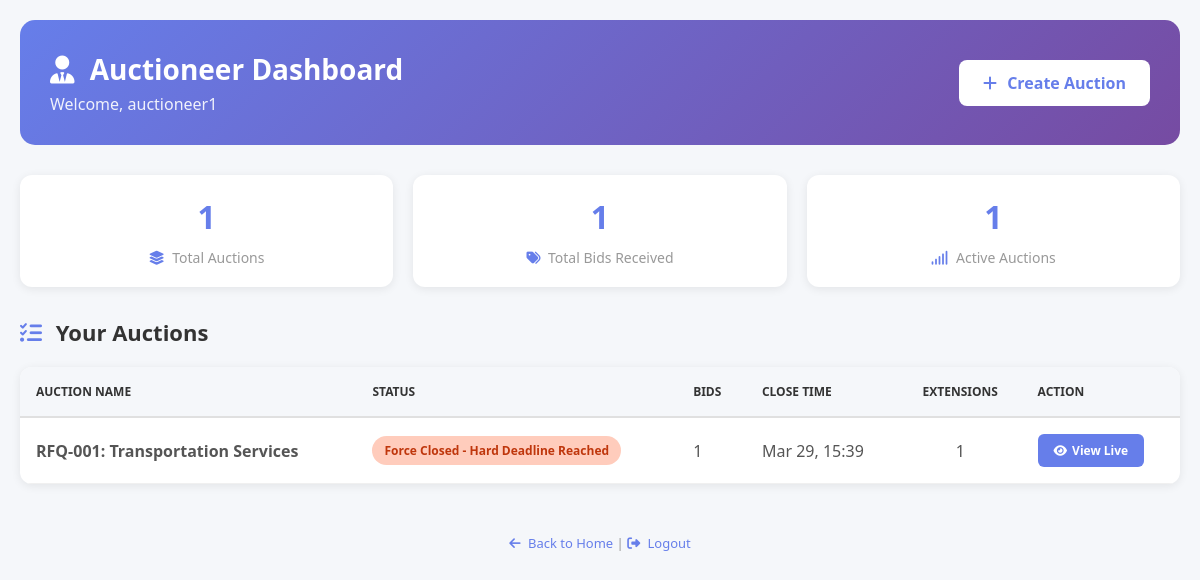
The app's page /auctioneer/dashboard/ (signed in) with its own data.
### auctions/models.py (models this page shows, shortened)
class Auction(models.Model):
    STATUS_CHOICES = [
        ('SCHEDULED', 'Scheduled - Not Yet Started'),
        ('ACTIVE', 'Active - Bidding Open'),
        ('CLOSED', 'Closed - Bidding Ended'),
        ('FORCE_CLOSED', 'Force Closed - Hard Deadline Reached'),
    ]
    created_by = models.ForeignKey(
        User, on_delete=models.CASCADE,
        related_name='auctions_created', null=True, blank=True
    )
    name = models.CharField(max_length=255, help_text="RFQ Name / Reference ID")
    description = models.TextField(blank=True, help_text="RFQ Description")
    bid_start_time = models.DateTimeField(
        help_text="Bid Start Date & Time (Asia/Kolkata timezone - IST, UTC+5:30)"
    )
    bid_close_time = models.DateTimeField(
        help_text="Bid Close Date & Time (Asia/Kolkata timezone - IST, UTC+5:30)"
    )
    forced_close_time = models.DateTimeField(
        help_text="Forced Bid Close Date & Time (must be > Bid Close Time) - IST timezone"
    )
    current_close_time = models.DateTimeField(
        null=True, blank=True,
        help_text="Current effective close time (with extensions) - IST timezone"
    )
    config = models.ForeignKey(
        AuctionConfig, on_delete=models.SET_NULL,
        null=True, related_name='auctions'
    )
    status = models.CharField(max_length=20, choices=STATUS_CHOICES, default='SCHEDULED')
    total_extensions = models.PositiveIntegerField(
        default=0, help_text="Total number of times auction was extended"
    )
    created_at = models.DateTimeField(auto_now_add=True)
    updated_at = models.DateTimeField(auto_now=True)
    class Meta:
        ordering = ['-created_at']
        verbose_name_plural = "Auctions"
        indexes = [
            models.Index(fields=['status', 'bid_start_time']),
            models.Index(fields=['status', 'current_close_time']),
            models.Index(fields=['status', 'forced_close_time']),
            models.Index(fields=['created_by', 'status']),
            models.Index(fields=['bid_close_time']),
            models.Index(fields=['forced_close_time']),
        ]
    def clean(self):
        errors = {}
        if self.bid_start_time and self.bid_close_time:
            if self.bid_start_time >= self.bid_close_time:
                errors['bid_close_time'] = (
                    "Bid close time must be AFTER bid start time"
                )
        if self.bid_close_time and self.forced_close_time:
            if self.bid_close_time >= self.forced_close_time:
                errors['forced_close_time'] = (
                    "Forced close time must be AFTER bid close time"
                )
            min_buffer = timedelta(minutes=5)
            gap = self.forced_close_time - self.bid_close_time
            if gap < min_buffer:
                errors['forced_close_time'] = (
                    f"Buffer required: at least 5 minutes. Got {gap.total_seconds() / 60:.1f} min"
                )
        if errors:
            raise ValidationError(errors)
    def save(self, *args, **kwargs):
        self.full_clean()
        super().save(*args, **kwargs)
    def get_effective_close_time(self):
        return self.current_close_time or self.bid_close_time
    @transaction.atomic
    def update_status(self):
        now = timezone.now()
        auction_locked = Auction.objects.select_for_update().get(id=self.id)
        new_status = auction_locked.status
        if now >= auction_locked.forced_close_time:
            new_status = 'FORCE_CLOSED'
        elif now >= auction_locked.get_effective_close_time():
            new_status = 'CLOSED'
        elif now >= auction_locked.bid_start_time:
            new_status = 'ACTIVE'
        else:
            new_status = 'SCHEDULED'
        if new_status != auction_locked.status:
            auction_locked.status = new_status
            auction_locked.save(update_fields=['status', 'updated_at'])
            logger.info(f'✓ Auction {auction_locked.id} status: {auction_locked.status} → {new_status}')
            self.status = new_status
            self.updated_at = auction_locked.updated_at

### auctions/views.py (the view)
# urls.py: path('auctioneer/dashboard/', views.auctioneer_dashboard, name='auctioneer_dashboard'),
@login_required
def auctioneer_dashboard(request):
    if not request.user.groups.filter(name='Auctioneer').exists():
        return redirect('landing')
    auctions = Auction.objects.filter(created_by=request.user)
    for auction in auctions:
        auction.update_status()
    auctions = Auction.objects.filter(created_by=request.user)
    total_bids = Bid.objects.filter(auction__created_by=request.user).count()
    return render(request, 'auctioneer_dashboard.html', {
        'auctions': auctions,
        'total_bids': total_bids,
        'total_auctions': auctions.count(),
    })

### auctions/templates/auctioneer_dashboard.html (shortened to what this page needs)
<!DOCTYPE html>
<html lang="en">
<head>
    <link rel="stylesheet" href="https://cdnjs.cloudflare.com/ajax/libs/font-awesome/6.5.1/css/all.min.css">
</head>
<body>
    <div class="container">
        <div class="header">
            <div>
                <h1><i class="fas fa-user-tie"></i> Auctioneer Dashboard</h1>
                <p style="margin-top: 5px; opacity: 0.9;">Welcome, {{ request.user.username }}</p>
            </div>
            <a href="{% url 'create_auction' %}"><i class="fas fa-plus"></i> Create Auction</a>
        </div>
        <div class="stats">
            <div class="stat-card">
                <h3>{{ total_auctions }}</h3>
                <p><i class="fas fa-layer-group"></i> Total Auctions</p>
            </div>
            <div class="stat-card">
                <h3>{{ total_bids }}</h3>
                <p><i class="fas fa-tags"></i> Total Bids Received</p>
            </div>
            <div class="stat-card">
                <h3>{{ auctions|length }}</h3>
                <p><i class="fas fa-signal"></i> Active Auctions</p>
            </div>
        </div>
        <div class="content-header">
            <h2><i class="fas fa-list-check"></i> Your Auctions</h2>
        </div>
        {% if auctions %}
        <div class="auction-table">
            <table>
                <thead>
                    <tr>
                        <th>Auction Name</th>
                        <th>Status</th>
                        <th>Bids</th>
                        <th>Close Time</th>
                        <th style="text-align: center;">Extensions</th>
                        <th>Action</th>
                    </tr>
                </thead>
                <tbody>
                    {% for auction in auctions %}
                    <tr>
                        <td><strong>{{ auction.name }}</strong></td>
                        <td>
                            <span class="status-label status-{{ auction.status|lower }}">
                                {{ auction.get_status_display }}
                            </span>
                        </td>
                        <td>{{ auction.bids.count }}</td>
                        <td>{{ auction.get_effective_close_time|date:"M d, H:i" }}</td>
                        <td style="text-align: center;">{{ auction.total_extensions }}</td>
                        <td>
                            <a href="{% url 'auction_detail' auction.id %}" class="action-btn">
                                <i class="fas fa-eye"></i> View Live
                            </a>
                        </td>
                    </tr>
                    {% endfor %}
                </tbody>
            </table>
        </div>
        {% endif %}
        <div class="footer">
            <a href="{% url 'landing' %}"><i class="fas fa-arrow-left"></i> Back to Home</a> |
            <a href="{% url 'logout' %}"><i class="fas fa-sign-out-alt"></i> Logout</a>
        </div>
    </div>
</body>
</html>

### auctions/templates/auctioneer_dashboard.html (style rules this page uses)
* { margin: 0; padding: 0; box-sizing: border-box; }
body { font-family: 'Segoe UI', Tahoma, Geneva, Verdana, sans-serif; background: #f5f7fa; min-height: 100vh; padding: 20px; }
.container { max-width: 1200px; margin: 0 auto; }
.header { background: linear-gradient(135deg, #667eea 0%, #764ba2 100%); color: white; padding: 30px; border-radius: 15px; margin-bottom: 30px; display: flex; justify-content: space-between; align-items: center; }
.header h1 { font-size: 28px; }
.header h1 i { margin-right: 8px; }
.header a { background: white; color: #667eea; padding: 12px 24px; border-radius: 8px; text-decoration: none; font-weight: 600; transition: transform 0.2s; }
.header a i { margin-right: 6px; }
.stats { display: grid; grid-template-columns: repeat(auto-fit, minmax(250px, 1fr)); gap: 20px; margin-bottom: 30px; }
.stat-card { background: white; padding: 20px; border-radius: 12px; box-shadow: 0 2px 10px rgba(0,0,0,0.08); text-align: center; }
.stat-card h3 { font-size: 32px; color: #667eea; margin-bottom: 10px; }
.stat-card p { color: #999; font-size: 14px; }
.stat-card i { color: #667eea; margin-right: 4px; }
.content-header { display: flex; justify-content: space-between; align-items: center; margin-bottom: 20px; }
.content-header h2 { color: #333; font-size: 22px; }
.content-header h2 i { margin-right: 8px; color: #667eea; }
.auction-table { background: white; border-radius: 12px; box-shadow: 0 2px 10px rgba(0,0,0,0.08); overflow: hidden; }
table { width: 100%; border-collapse: collapse; }
th { background: #f5f7fa; padding: 16px; text-align: left; font-weight: 600; color: #333; border-bottom: 2px solid #e0e0e0; font-size: 12px; text-transform: uppercase; }
td { padding: 16px; border-bottom: 1px solid #f0f0f0; color: #555; }
.status-label { display: inline-block; padding: 6px 12px; border-radius: 20px; font-size: 12px; font-weight: 600; }
.status-closed, .status-force_closed { background: #ffccbc; color: #bf360c; }
.action-btn { background: #667eea; color: white; padding: 8px 16px; border: none; border-radius: 6px; cursor: pointer; font-weight: 600; font-size: 12px; text-decoration: none; display: inline-flex; align-items: center; gap: 5px; transition: background 0.2s; }
.footer { margin-top: 30px; padding: 20px; text-align: center; color: #999; font-size: 13px; }
.footer a { color: #667eea; text-decoration: none; }
.footer a i { margin-right: 4px; }

### records on screen
Auction: name "RFQ-001: Transportation Services", status "Force Closed - Hard Deadline Reached", bids.count "1", get_effective_close_time "Mar 29, 15:39", total_extensions "1"

### other values on screen
{{ request.user.username }} "auctioneer1"
{{ total_auctions }} "1"
{{ total_bids }} "1"
{{ auctions|length }} "1"
